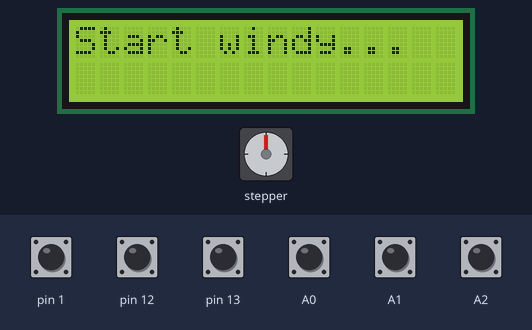
A sketch run on a simulated Arduino Uno, built with avr-gcc and run on an emulated ATmega328P. On the bench: 16×2 character LCD, stepper motor. Inputs (shaded band) come from the test bench; at power-on: A0–2, pin 1, pin 12, pin 13 HIGH. Stepper angles assume 2048 steps per turn.

Above: at 1.2 s.
1.3 s: pin 1 pulled LOW for 0.15 s
At 1.45 s:
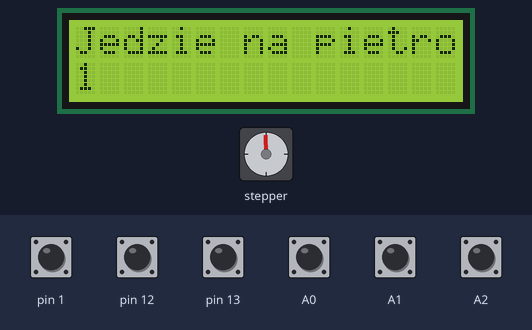
2.0 s: A0 pulled LOW for 0.15 s
At 3.2 s:
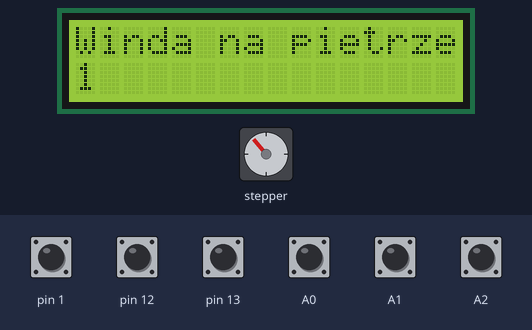
3.6 s: pin 12 pulled LOW for 0.15 s
At 5.17 s:
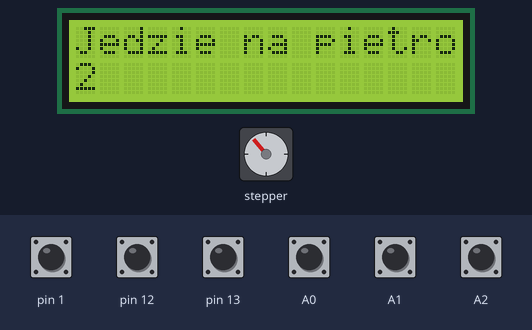
6.7 s: A2 pulled LOW for 0.15 s
At 8.1 s:
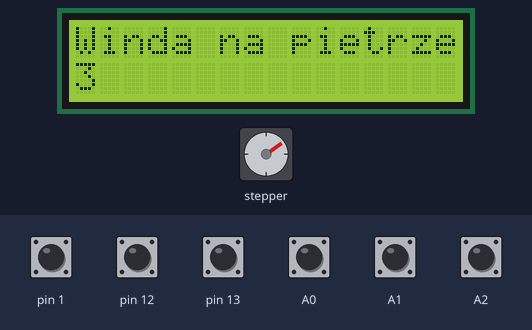
9.8 s: A1 pulled LOW for 0.15 s
At 10.16 s:
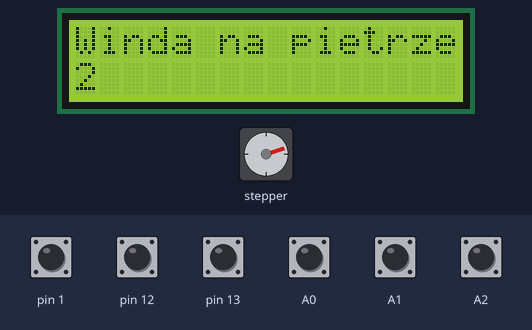
17.2 s: pin 13 pulled LOW for 1 s
At 20.66 s:
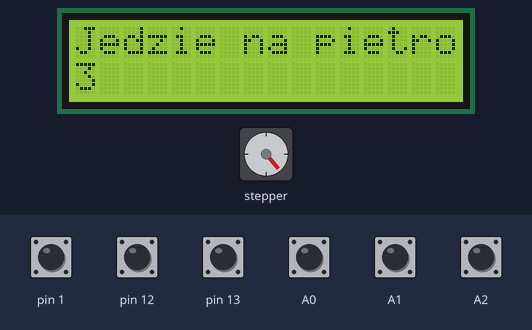
Timing chart, 0 to 22.2 s (numbered marks = the images above; inputs shaded):
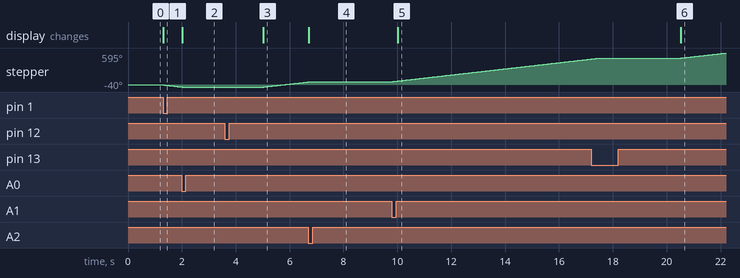

Measured:
- after the input at 1.3 s, stepper: turns 39° counter-clockwise in 0.67 s, starting at once; the display: changes at once (image 1)
- after the input at 2.0 s, stepper: goes on until 2.0 s, then stays -40°; the display: changes at once (image 2)
- after the input at 3.6 s, stepper: keeps turning clockwise at about 58°/s, starting after 1.4 s; the display: changes after 1.4 s (image 3)
- after the input at 6.7 s, the display: changes at once (image 4)
- after the input at 9.8 s, the display: changes after 0.22 s (image 5)
- after the input at 17.2 s, the display: changes after 3.3 s (image 6)

The sketch:

Winda.ino
```cpp
#include <Stepper.h>
#include <LiquidCrystal.h>

// Piny przycisków
#define przycisk_pietro1 1
#define przycisk_pietro2 12
#define przycisk_pietro3 13

// Piny czujników pięter
#define czujnik_pietro1 A0
#define czujnik_pietro2 A1
#define czujnik_pietro3 A2

// Silnik krokowy i wyświetlacz
const int kroki_na_obrot = 2048;
Stepper silnik(kroki_na_obrot, 8, 10, 9, 11);
LiquidCrystal ekran(2, 3, 4, 5, 6, 7);

// Zmienne windy
int aktualne_pietro = 1;
int offset = 2500;
const int MAKS_ZADAN = 10;
int kolejka[MAKS_ZADAN];
int liczba_zadan = 0;

// Tablice pomocnicze
int przyciski[4];
int czujniki[4];
bool pietro_obsluzone[4];

// Debounce
unsigned long ostatni_czas_przycisku[4];
const unsigned long opoznienie_przycisku = 200;

// Stany czujników
bool poprzedni_stan_czujnika[4];

// Dodaj piętro do kolejki
void dodaj_pietro(int pietro) {
  if (pietro < 1 || pietro > 3) return;
  for (int i = 0; i < liczba_zadan; i++) if (kolejka[i] == pietro) return;
  if (liczba_zadan < MAKS_ZADAN) kolejka[liczba_zadan++] = pietro;
}

// Usuń pierwsze wystąpienie piętra z kolejki
void usun_pietro_z_kolejki(int pietro) {
  bool usunieto = false;
  int zapis = 0;
  for (int odczyt = 0; odczyt < liczba_zadan; odczyt++) {
    if (!usunieto && kolejka[odczyt] == pietro) {
      usunieto = true;
      continue;
    }
    kolejka[zapis++] = kolejka[odczyt];
  }
  liczba_zadan = zapis;
}

// Sprawdzenie przycisków
void sprawdz_przyciski() {
  unsigned long teraz = millis();
  for (int p = 1; p <= 3; p++) {
    if (digitalRead(przyciski[p]) == LOW && teraz - ostatni_czas_przycisku[p] > opoznienie_przycisku) {
      dodaj_pietro(p);
      ostatni_czas_przycisku[p] = teraz;
    }
  }
}

// Obsługa przyjazdu na piętro
void obsluz_przyjazd(int pietro, int kierunek) {
  usun_pietro_z_kolejki(pietro);
  pietro_obsluzone[pietro] = true;

  ekran.clear();
  ekran.setCursor(0,0);
  ekran.print("Winda na pietrze:");
  ekran.setCursor(0,1);
  ekran.print(pietro);

  if (pietro == 2) {
    for (int i = 0; i < offset; i++) silnik.step(kierunek);
    poprzedni_stan_czujnika[2] = (digitalRead(czujniki[2]) == LOW);
  }

  aktualne_pietro = pietro;

  unsigned long start = millis();
  while (millis() - start < 3000) {
    sprawdz_przyciski();
    delay(10);
  }
}

// Wybierz najbliższe nieobsłużone piętro z kolejki
int wybierz_nastepne_pietro() {
  int min_odleglosc = 100;
  int nastepne = 0;
  for (int i = 0; i < liczba_zadan; i++) {
    int pietro = kolejka[i];
    if (!pietro_obsluzone[pietro]) {
      int odleglosc = abs(pietro - aktualne_pietro);
      if (odleglosc < min_odleglosc) {
        min_odleglosc = odleglosc;
        nastepne = pietro;
      }
    }
  }
  return nastepne;
}

// Ruch windy
void jedz_do_pietra() {
  for (int i = 1; i <= 3; i++) pietro_obsluzone[i] = false;

  while (liczba_zadan > 0) {
    int nastepne = wybierz_nastepne_pietro();
    if (nastepne == 0) break;

    int kierunek = (nastepne > aktualne_pietro) ? 1 : -1;

    // Wyświetl informację na LCD przed ruszeniem
    ekran.clear();
    ekran.setCursor(0,0);
    ekran.print("Jedzie na pietro:");
    ekran.setCursor(0,1);
    ekran.print(nastepne);

    bool dotarl = false;

    while (!dotarl) {
      silnik.step(kierunek);
      sprawdz_przyciski();

      for (int f = 1; f <= 3; f++) {
        bool teraz = (digitalRead(czujniki[f]) == LOW);
        if (teraz && !poprzedni_stan_czujnika[f] && !pietro_obsluzone[f]) {
          obsluz_przyjazd(f, kierunek);
          if (f == nastepne) dotarl = true;
        }
        poprzedni_stan_czujnika[f] = teraz;
      }
    }
  }
}


void setup() {
  silnik.setSpeed(10);
  przyciski[1] = przycisk_pietro1; przyciski[2] = przycisk_pietro2; przyciski[3] = przycisk_pietro3;
  czujniki[1] = czujnik_pietro1; czujniki[2] = czujnik_pietro2; czujniki[3] = czujnik_pietro3;

  for (int i = 1; i <=3; i++) {
    pinMode(przyciski[i], INPUT_PULLUP);
    pinMode(czujniki[i], INPUT_PULLUP);
    poprzedni_stan_czujnika[i] = (digitalRead(czujniki[i]) == LOW);
  }

  ekran.begin(16,2);
  ekran.print("Start windy...");
  aktualne_pietro = 1; // domyślnie start na 1 piętrze
}

void loop() {
  sprawdz_przyciski();
  if (liczba_zadan > 0) jedz_do_pietra();
  delay(5);
}
```
